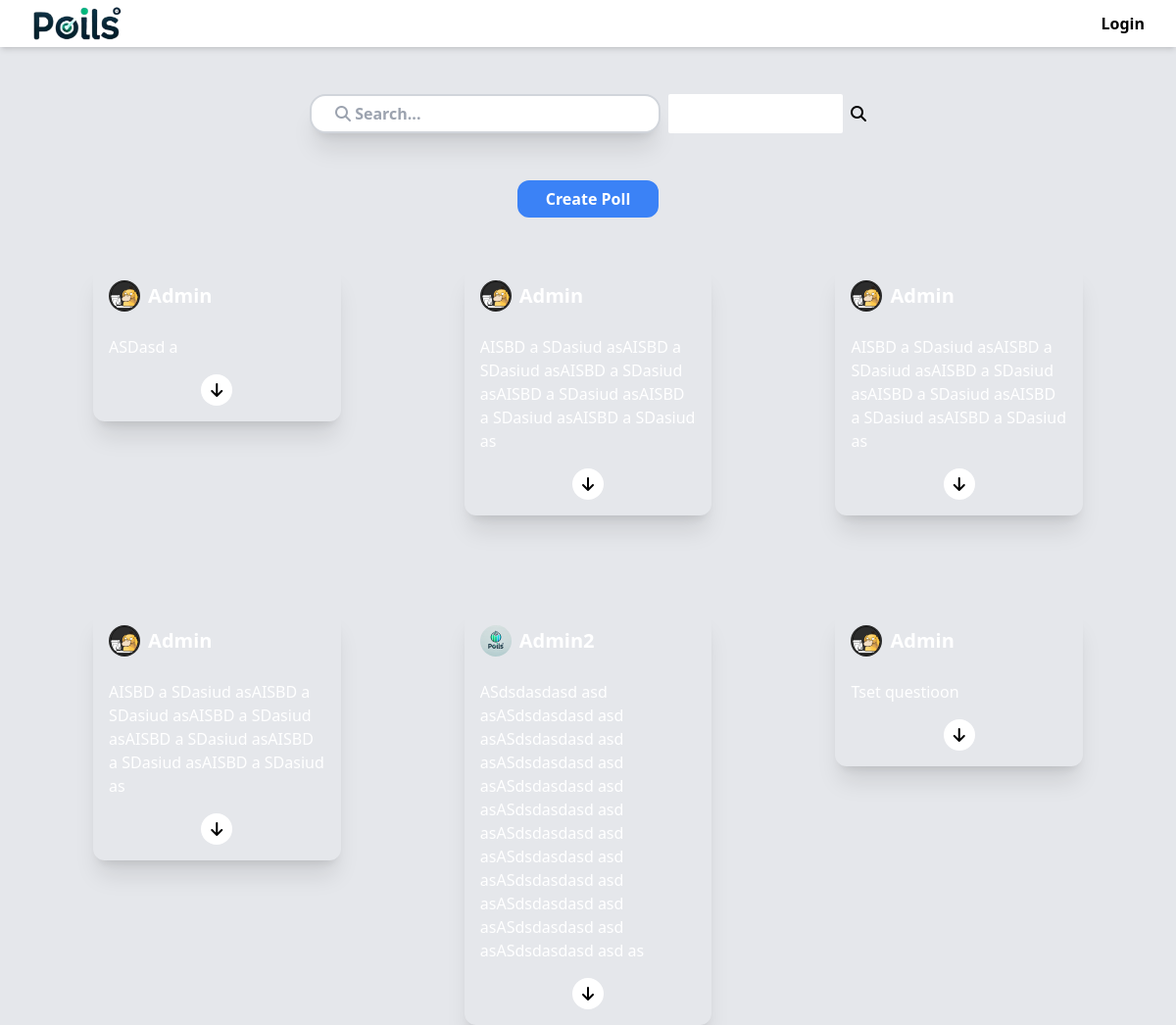
The app's page /, older data.
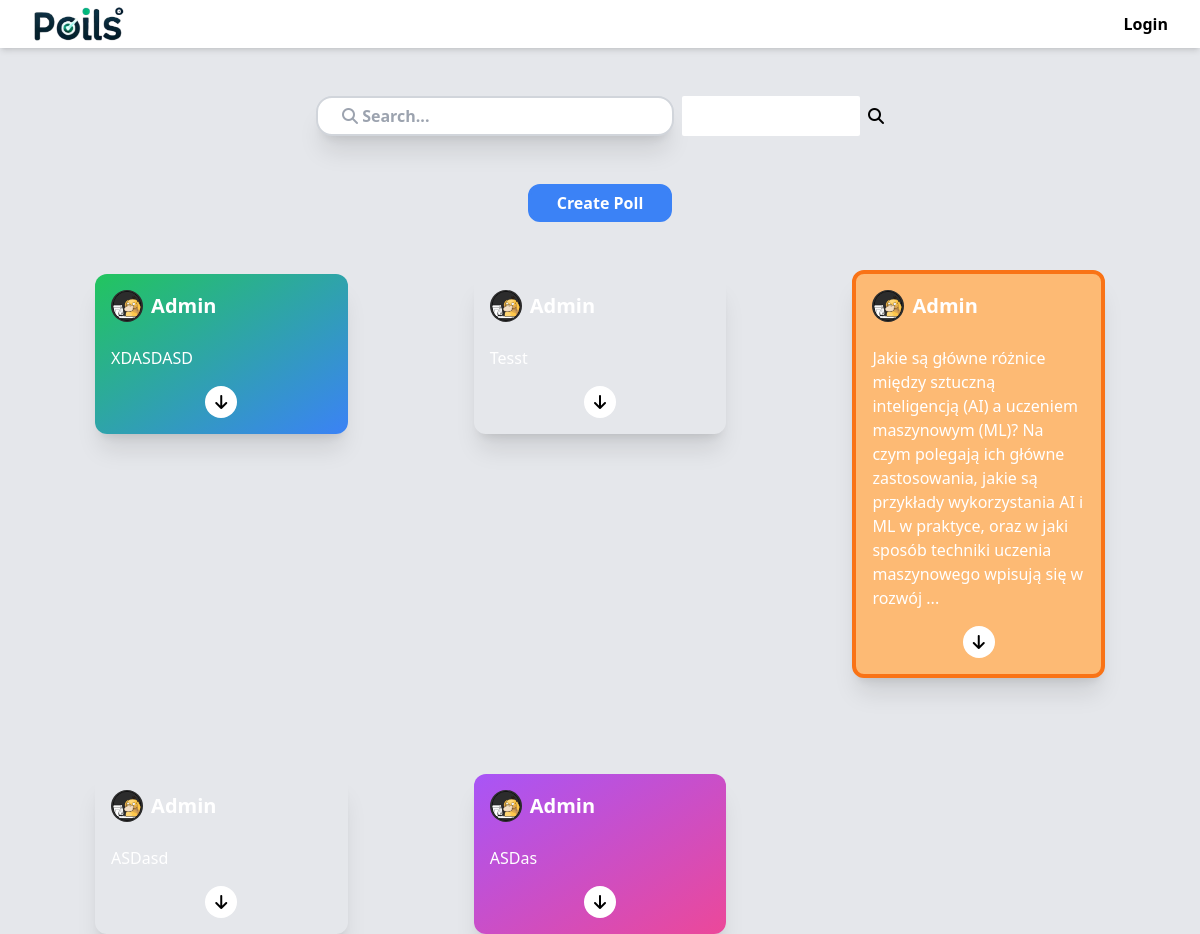
The same page, newer data.
### base/models.py (models this page shows, shortened)
class Poll(models.Model):
    question = models.TextField()
    description = models.TextField(null=True, blank=True)
    made_by = models.ForeignKey(User, on_delete=models.SET_NULL, null=True)
    created = models.DateTimeField(auto_now_add=True)
    updated = models.DateTimeField(auto_now=True)
    styles = models.ManyToManyField(Style)
    tags = models.ManyToManyField(Tag)
    class Meta:
        ordering = ['-updated', '-created']
    @property
    def user(self):
        return self.made_by

### members/models.py (models this page shows)
class Profile(models.Model):
    user = models.OneToOneField(User, on_delete=models.CASCADE)
    image = models.ImageField(upload_to="profiles/", null=True, blank=True)
    bio = models.TextField(max_length=300, null=True, blank=True)

### base/views.py (the view)
# urls.py: path('', views.home, name="home"),
def home(request):
    def cut_poll_description(poll):
        poll.question = f"{poll.question[:question_len]}..."
        return poll
    question_len = 250
    q = request.GET.get('q') if request.GET.get('q') else ''
    q_tags = request.GET.getlist('tags') if request.GET.get('tags') else ''
    q_tags = [int(item) for item in q_tags]
    polls = Poll.objects.filter(
        Q(question__icontains=q) | Q(description__icontains=q),
        Q(tags__id__in=q_tags)
        if q_tags else Q(question__icontains=q) | Q(description__icontains=q)
    ).distinct()
    tags = Tag.objects.all()
    polls_shortened = [poll if len(poll.question) < question_len else cut_poll_description(poll) for poll in polls]
    context = {
        'polls': polls_shortened,
        'search': q,
        'search_tags': q_tags,
        'tags': tags
    }
    return render(request, 'base/home.html', context)

### base/templates/base/home.html (shortened to what this page needs)
{% extends 'main.html' %}
{% block content %}
    <div class="m-auto px-8">
        <div class="mt-12 m-auto w-1/2">
            <form action="{% url 'home' %}">
                <div class="flex gap-x-2">
                    <input class="resize-y w-2/3 h-10 py-2 px-6 border-2 border-gray-300 shadow-xl rounded-2xl ease-in-out duration-300 placeholder:font-bold focus:ring-blue-500 focus:border-blue-400 focus:shadow-blue-100 focus-visible:ring-0 focus-visible:outline-0" id="search" type="text" name="q" value='{{ search }}' placeholder='&#xF002 Search...' style='font-family:ui-sans-serif, system-ui, sans-serif, "Apple Color Emoji", "Segoe UI Emoji", "Segoe UI Symbol", "Noto Color Emoji", FontAwesome'/>
                    <select id="select-tags" multiple placeholder="Tags" class="w-1/3 h-10 placeholder:font-bold" name="tags">
                    </select>
                    <button type="submit" class="font-bold"><i class="fa-solid fa-magnifying-glass"></i></button>
                </div>
            </form>
        </div>
        <div class="mt-6 w-full flex items-center">
            <a class="text-center mt-6 w-36 m-auto px-2 py-1 border-[3px] border-blue-500 hover:bg-white hover:text-blue-500 text-white bg-blue-500 rounded-xl ease-in duration-100 font-bold" href="{% url 'create-poll' %}">Create Poll</a>
        </div>
        <div class="inline-grid grid-cols-3 items-baseline w-full justify-items-center mt-12 gap-y-24">
            {% for poll in polls %}
                <div class="
                    text-white pb-4 pt-4 px-4 w-2/3 min-h-40
                    rounded-xl shadow-xl
                    {{ poll.styles.first.tailwind_classes }}">
                    <div class="mb-4 flex h-8 gap-x-2 place-items-center">
                        {% if poll.user.profile.image %}
                            <img class="rounded-full w-8 h-8" src="{{ poll.user.profile.image.url }}" />
                        {% else %}
                            <i class="text-2xl self-center fa-regular fa-circle-user"></i>
                        {% endif %}
                        <p class="font-bold text-xl">{{ poll.made_by|capfirst }}</p>
                    </div>
                    <p>{{ poll.question }}</p>
                    <a href="{% url 'poll' poll.id %}" class="mt-4 text-black !block m-auto justify-center content-center text-center bg-white w-8 h-8 rounded-full ">
                        <i class="fa-solid fa-arrow-down "></i>
                    </a>
                </div>
            {% endfor %}
        </div>
    </div>
{% endblock %}
{% block sources %}
    <link href="https://cdn.jsdelivr.net/npm/tom-select/dist/css/tom-select.css" rel="stylesheet">
{% endblock %}

Row changes from the older to the newer data that the page shows:
removed Poll: user.profile.image (picture), made_by "Admin", question "ASDasd a"
removed Poll: user.profile.image (picture), made_by "Admin2", question "ASdsdasdasd asd asASdsdasdasd asd asASdsdasdasd asd asASdsdasdasd asd asASdsdasdasd asd asASdsdasdasd asd asASdsdasdasd asd asASdsdasdasd asd asASdsdasdasd asd asASdsdasdasd asd asASdsdasdasd asd asASdsdasdasd asd as"
changed Poll: question "AISBD a SDasiud asAISBD a SDasiud asAISBD a SDasiud asAISBD a SDasiud asAISBD a SDasiud asAISBD a SDasiud as" → "XDASDASD"
changed Poll: question "AISBD a SDasiud asAISBD a SDasiud asAISBD a SDasiud asAISBD a SDasiud asAISBD a SDasiud asAISBD a SDasiud as" → "Tesst"
changed Poll: question "AISBD a SDasiud asAISBD a SDasiud asAISBD a SDasiud asAISBD a SDasiud asAISBD a SDasiud asAISBD a SDasiud as" → "Jakie są główne różnice między sztuczną inteligencją (AI) a uczeniem maszynowym (ML)? Na czym polegają ich główne zastosowania, jakie są przykłady wykorzystania AI i ML w praktyce, oraz w jaki sposób techniki uczenia maszynowego wpisują się w rozwój ..."
added Poll: user.profile.image (picture), made_by "Admin", question "ASDasd"
changed Poll: question "Tset questioon" → "ASDas"
